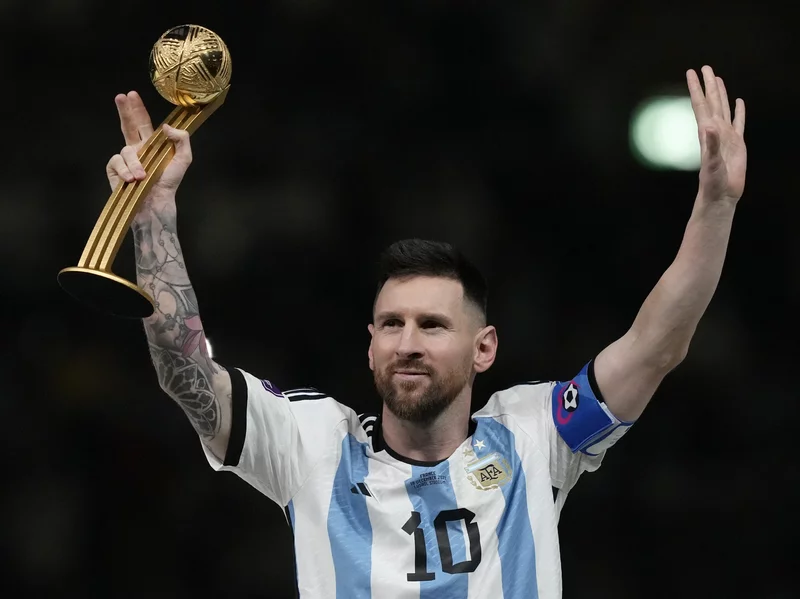
#> input picture messi5.jpg, 800 x 599 px
$ jupyter execute ch1.2.ipynb
#> lines starting #> are read from the running program, lines starting #| are printed output that depends on the picture
[cell 1]
import numpy as np
import cv2
# Load an color image in grayscale
img = cv2.imread('messi5.jpg',0)
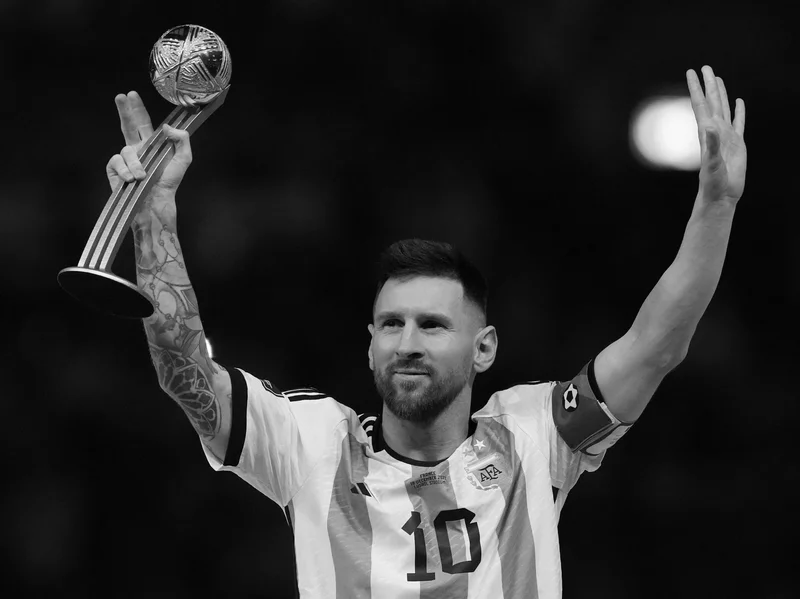
#> img: shape (599, 800); min 0, max 255, mean 45.9

cv2.imshow('image',img)
cv2.waitKey(0)
cv2.destroyAllWindows()

[cell 2]
import numpy as np
import cv2

img = cv2.imread('messi5.jpg',0)
cv2.imshow('image',img)
k = cv2.waitKey(0)
#> (key Esc is pressed here)
if k == 27: # wait for ESC key to exit
    cv2.destroyAllWindows()
elif k == ord('s'): # wait for 's' key to save and exit
    cv2.imwrite('messigray.png',img)
    cv2.destroyAllWindows()

[cell 3]
import numpy as np
import cv2
from matplotlib import pyplot as plt
img = cv2.imread('messi5.jpg',1)
#> img is the input picture: shape (599, 800, 3); mean B, G, R 44.3, 46, 46.5
